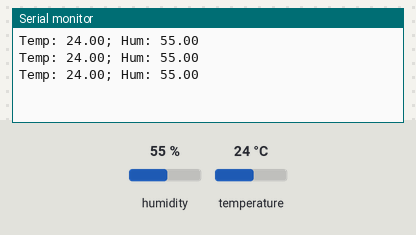
Bench run of a sketch on a simulated ESP32. On the bench: the last lines printed to the serial monitor. The inputs (shaded band) are chosen by the test bench; at power-on: humidity 55 %, temperature 24 °C.

Above: at 2.8 s.
2.9 s: humidity set to 22 %
At 4.4 s:
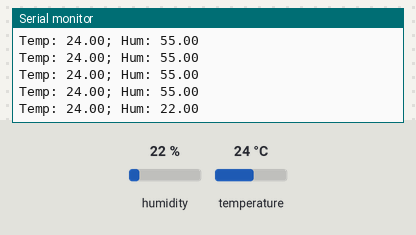
5.6 s: temperature set to 12 °C
At 7.5 s:
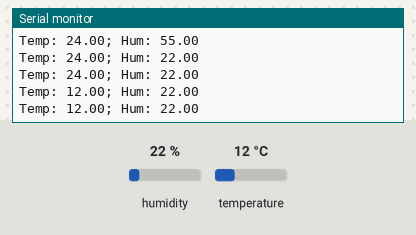
8.3 s: humidity set to 40 %
At 9.9 s:
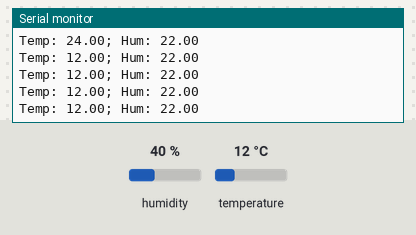
Timing chart, 0 to 11.4 s (numbered marks = the images above; inputs shaded):
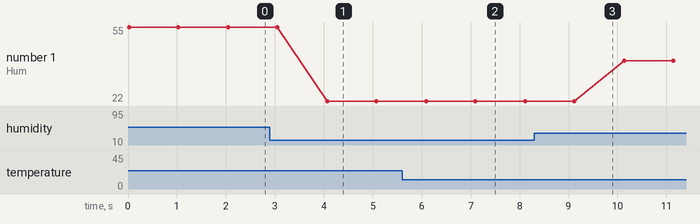

The sketch:

sketch.ino
```cpp
#include <Arduino.h>
#include <DHT.h>
#define DHT_PIN 32
#define DHT_TYPE DHT11

DHT dht(DHT_PIN, DHT_TYPE);

void setup() {
 Serial.begin(9600);
 dht.begin();
}

void loop() {
 float h = dht.readHumidity();
  float t = dht.readTemperature();
 Serial.println("Temp: "+String(t)+"; Hum: "+String(h));
 delay(1000);
}
```

Measured:
- after the input at 2.9 s, the serial monitor: prints a new line after 1.2 s (image 1)
- after the input at 5.6 s, the serial monitor: prints a new line after 0.49 s (image 2)
- plotted number 1: 55 → 22 after the input at 2.9 s, 22 → 40 after the input at 8.3 s
